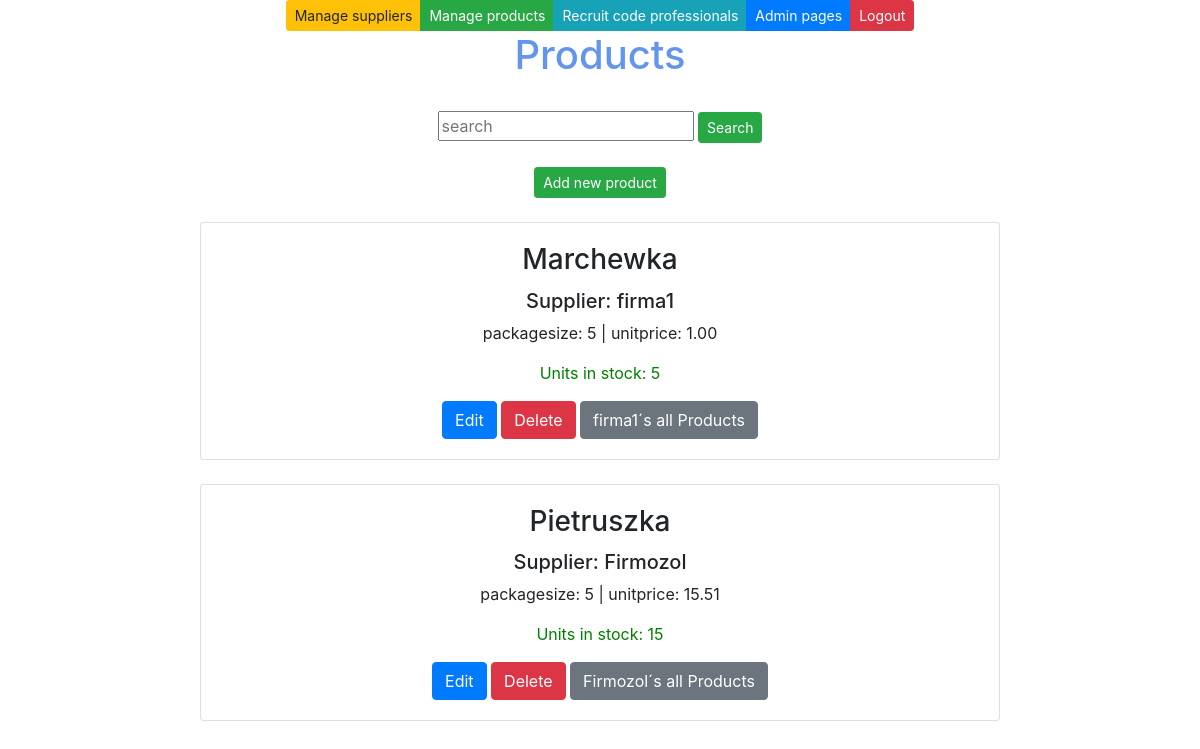
Screenshot of /products/ (signed in) with the database file from the repository.
### app/models.py (models this page shows, shortened)
class Product(models.Model):
    productname = models.CharField(max_length = 20, default = "laku")
    packagesize = models.CharField(max_length = 20, default = 3)
    unitprice = models.DecimalField(max_digits=8, decimal_places=2, default=1.00)
    unitsinstock = models.IntegerField(default = 3)
    supplier = models.ForeignKey(Supplier, on_delete=models.CASCADE)

class Supplier(models.Model):
    companyname = models.CharField(max_length = 50, default="firma")
    contactname = models.CharField(max_length = 50, default="firma")
    address = models.CharField(max_length = 100, default="firma")
    phone = models.CharField(max_length = 20, default="firma")
    email = models.CharField(max_length = 50, default="firma")
    country = models.CharField(max_length = 50, default="firma")

### app/views.py (the view)
# urls.py: path('products/', productlistview),
def productlistview(request):
    if not request.user.is_authenticated:
        return render(request, 'loginpage.html')
    else:
        productlist = Product.objects.all()
        supplierlist = Supplier.objects.all()
        context = {'products': productlist, 'suppliers': supplierlist}
        return render(request, 'productlist.html', context)

### app/templates/productlist.html (shortened to what this page needs)
{% extends 'index.html' %}
{% block content %}
<br />
<h1>Products</h1>
<br />
<form method="post" action="/search-products/">
    <input class="card-text" type="text" placeholder="search" name="search">
    <input type="submit" value="Search" class="btn btn-success btn-sm" name="">
</form>
<br />
<button id="add-btn" onclick="showaddform()" class="btn btn-success btn-sm">Add new product</button>
<br /><br />
{% for p in products %}
<div class="card" style="width: 50rem;">
    <div class="card-body">
        <h3 class="card-title">{{p.productname}} </h3>
        <h5 class="card-text">Supplier: {{p.supplier.companyname}}</h5>
        <p class="card-text">packagesize: {{p.packagesize}} | unitprice: {{p.unitprice}}</p>
        <p class="card-text" style="color: green;">Units in stock: {{p.unitsinstock}}</p>
        <a href="/edit-product-get/{{p.id}}/" class="btn btn-primary">Edit</a>
        <a href="/confirm-delete-product/{{p.id}}/" class="btn btn-danger">Delete</a>
        <a href="/products-by-supplier/{{p.supplier.id}}/" class="btn btn-secondary">{{p.supplier.companyname}}´s all
            Products</a>
    </div>
</div>
<br />
{% empty %}
<div class="card" style="width: 50rem;">
    <div class="card-body">
        <p class="card-text">No products found in the database </p>
    </div>
</div>
{%endfor%}
{% endblock %}

### app/static/style.css (style rules this page uses)
h1 { color: cornflowerblue; }

### rows the page displays
Product: productname "Marchewka", supplier.companyname "firma1", packagesize "5", unitprice "1.00", unitsinstock "5"
Product: productname "Pietruszka", supplier.companyname "Firmozol", packagesize "5", unitprice "15.51", unitsinstock "15"
